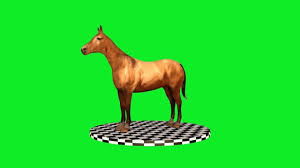
#> input picture 4_YesilEkran/yesil.jpg, 300 x 168 px
$ python yesil_ekran.py
#> lines starting #> are read from the running program, lines starting #| are printed output that depends on the picture; after the words box and inside, x2 and y2 are one past the last pixel; in counts of white or black regions, pixels touching at a corner belong together
import cv2
import numpy as np

#  resimleri oku

on_plan= cv2.imread('yesil.jpg')
#> on_plan is the input picture: shape (168, 300, 3); mean B, G, R 42.3, 220.4, 30.6
arka_plan = cv2.imread('manzara.jpg')
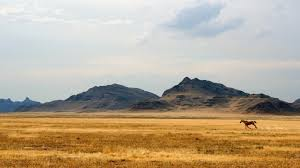
#> input picture 4_YesilEkran/manzara.jpg, 300 x 168 px
#> arka_plan is the input picture: shape (168, 300, 3); mean B, G, R 145.3, 168.7, 184.4

if on_plan is None or arka_plan is None:
    print("hata: resimlere ulasilamadi")
    exit()

# arka plan ön planla aynı boyutta olmalı
yukseklik, genislik, _ = on_plan.shape
#> yukseklik = 168; genislik = 300
arka_plan = cv2.resize(arka_plan,(genislik,yukseklik))

# bgr -> hsv gecisi: yesili daha kolay tespit etmek icin

hsv = cv2.cvtColor(on_plan, cv2.COLOR_BGR2HSV)
#> hsv: shape (168, 300, 3); mean H, S, V 58.5, 226.4, 225.2

#  hsv formatında yeşilin alt ve üst sınırlarını belirliyoruz

alt_yesil = np.array([35,40,40])
ust_yesil = np.array([85,255,255])

#  inrange: yeşil yerleri beyaz diğer yerleri siyah yapar

yesil_maske = cv2.inRange(hsv, alt_yesil,ust_yesil)
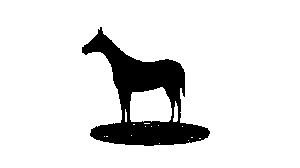
#> yesil_maske: shape (168, 300); 88.7% white; 1 black region, box (x1, y1, x2, y2) and area: (82, 27, 210, 146) 5690

#  yesil olmayan alanlar için
# bitwise_not : siyaı beyaza, beyazı siyaha çevirir
diger_maske = cv2.bitwise_not(yesil_maske)

# ön plandan yeşil olmayanları alıyoruz

diger = cv2.bitwise_and(on_plan,on_plan, mask=diger_maske)
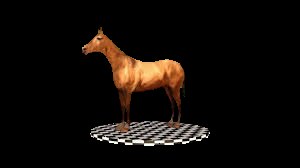
#> diger: shape (168, 300, 3); mean B, G, R 8.1, 11.6, 16.3
sadece_arka_plan = cv2.bitwise_and(arka_plan, arka_plan, mask=yesil_maske)
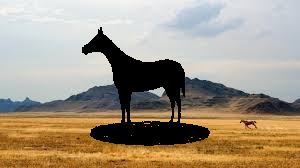
#> sadece_arka_plan: shape (168, 300, 3); mean B, G, R 130.9, 150.4, 163.5

son_goruntu = cv2.add(diger,sadece_arka_plan)
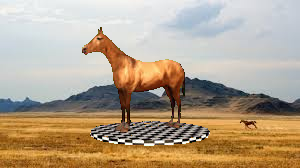
#> son_goruntu: shape (168, 300, 3); mean B, G, R 139.1, 162, 179.8
cv2.imshow('orijinal resim', on_plan)
cv2.imshow('yesil alanlar', yesil_maske)
cv2.imshow('sadece nesne', diger)
cv2.imshow('sonuc',son_goruntu)

cv2.waitKey(0)
cv2.destroyAllWindows()
